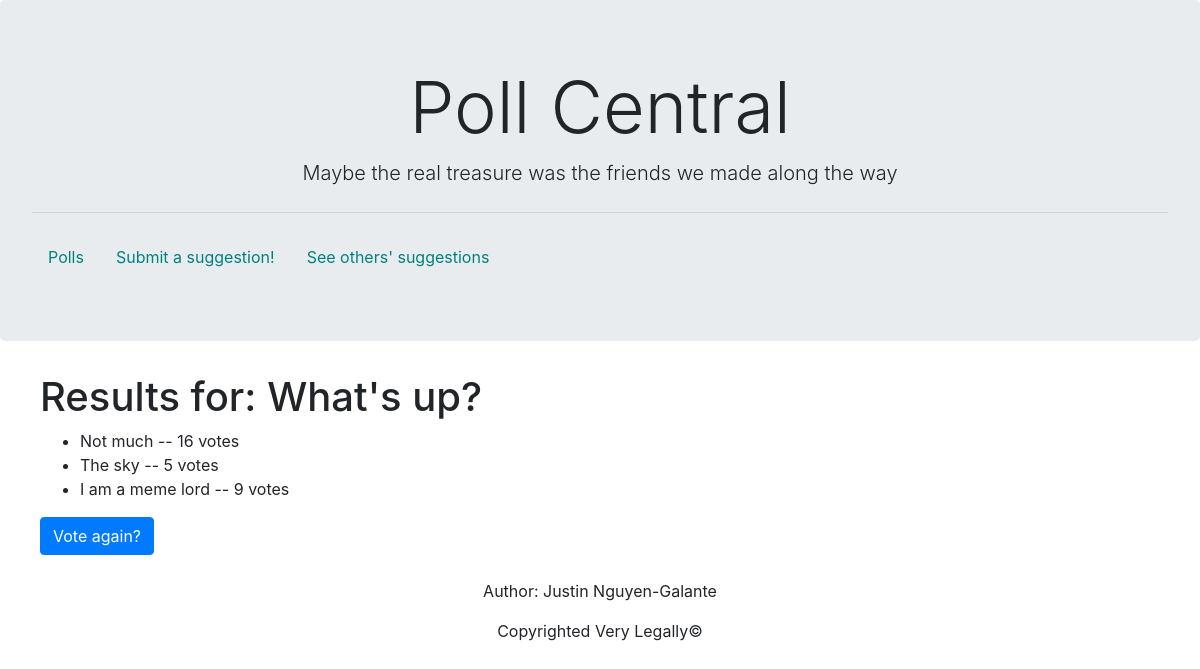
/polls/1/results/, run on an earlier commit of the app's database.
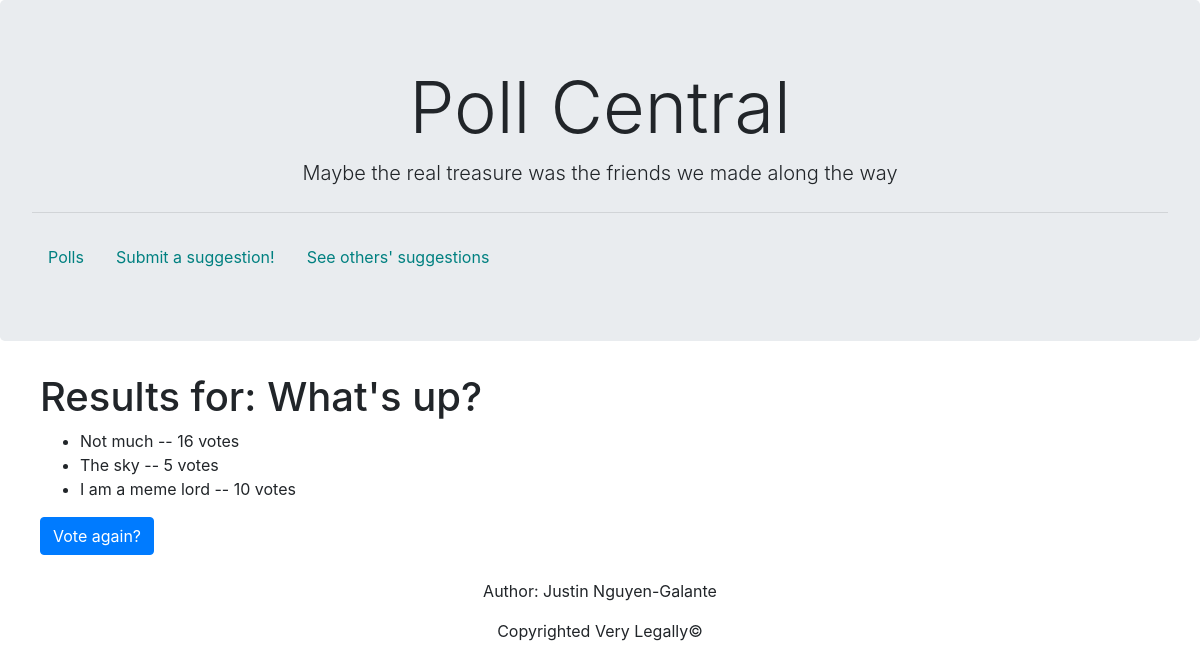
And on a later commit of the database.
### polls/models.py (models this page shows, shortened)
class Choice(models.Model):
    question = models.ForeignKey(Question, on_delete=models.CASCADE)
    choice_text = models.CharField(max_length=200)
    votes = models.IntegerField(default=0)

### polls/views.py (the view)
# urls.py: path('<int:pk>/results/', views.ResultsView.as_view(), name='results'),
class ResultsView(generic.DetailView):
    model = Question
    template_name = 'polls/results.html'

### polls/templates/polls/results.html
{% extends 'polls/base.html' %}
{% block content %}
<div class = "tabbed">
    <h1>Results for: {{ question.question_text }}</h1>
    <ul>
    {% for choice in question.choice_set.all %}
        <li>{{ choice.choice_text }} -- {{ choice.votes }} vote{{ choice.votes|pluralize }}</li>
    {% endfor %}
    </ul>
<a href="{% url 'polls:detail' question.id %}" class="btn btn-primary" >Vote again?</a><br>
</div>
{% endblock %}

What changed in the data, as far as the page shows it:
changed Choice "I am a meme lord": votes "9" → "10"
